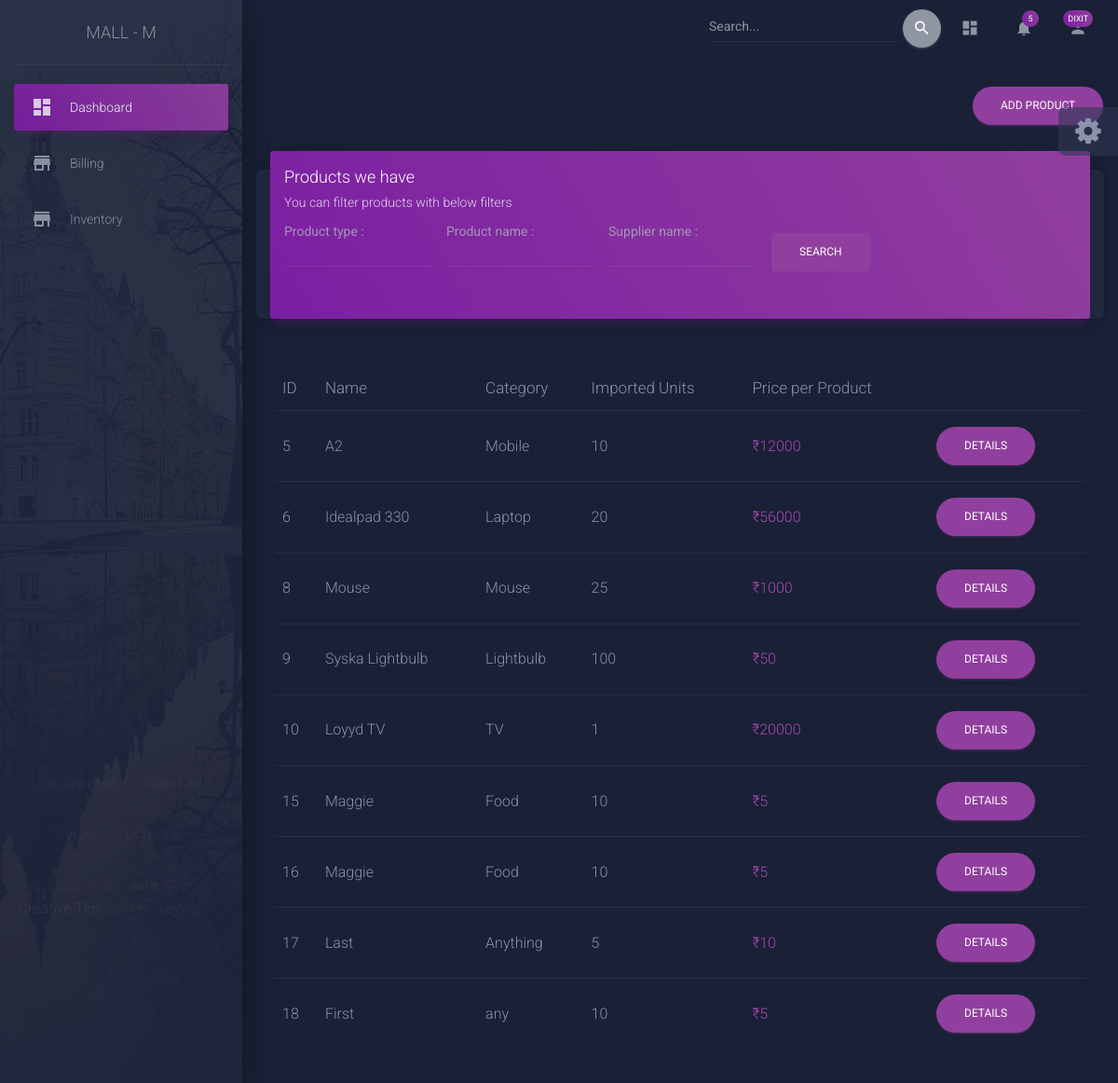
The page /ShowItem/ (signed in) on the database as committed earlier.
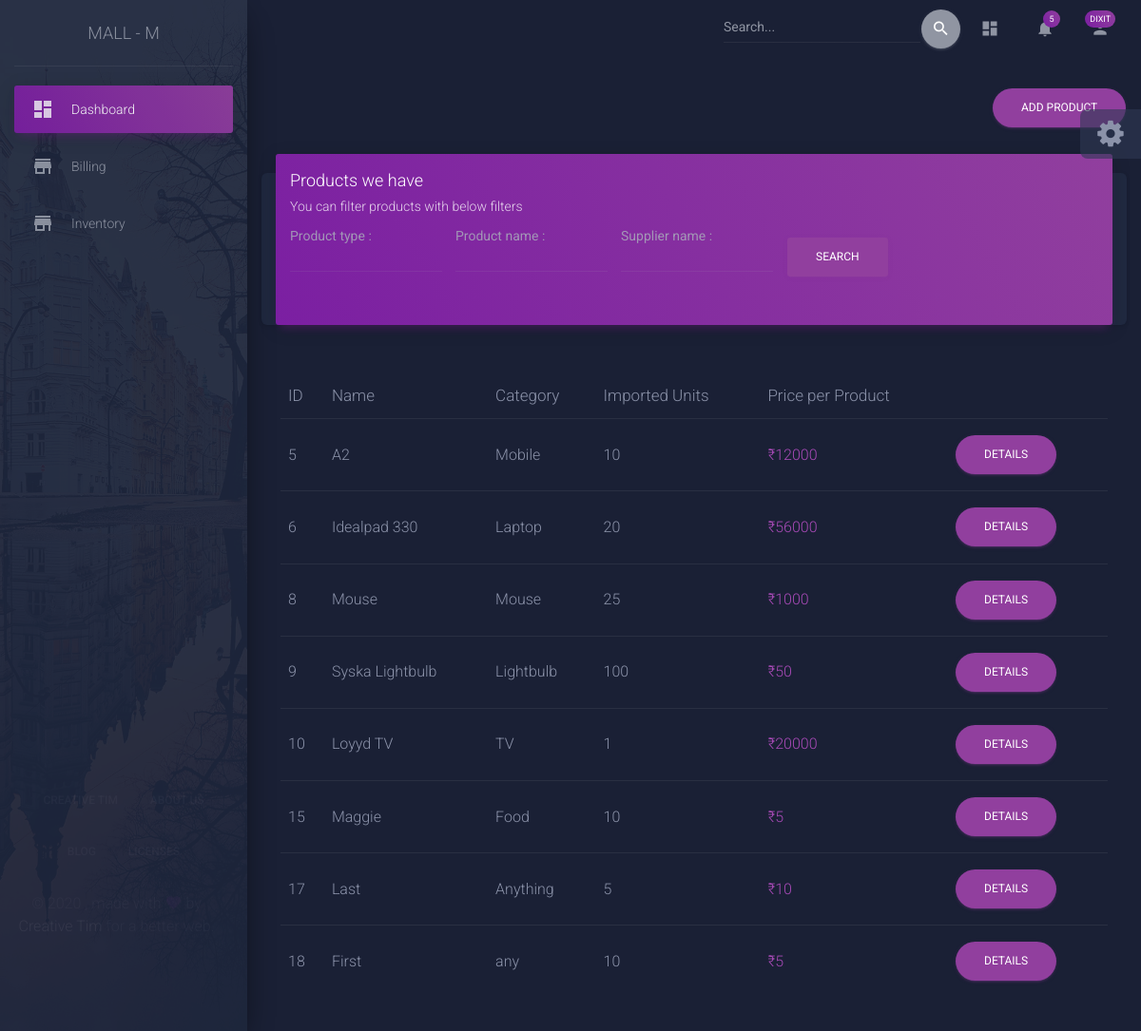
The same page on the database as committed later.
### madmin/models.py (models this page shows, shortened)
class Product(models.Model):
  Product_name = models.CharField(max_length=50)
  Supplier_name = models.CharField(max_length=100)
  Description = models.TextField()
  Imported_quantity = models.IntegerField()
  Imported_cost = models.BigIntegerField()
  Sold_quantity = models.IntegerField()
  Profit = models.IntegerField(default=0)
  Available_quantity = models.IntegerField()
  Price = models.IntegerField()
  Product_type = models.CharField(max_length=30)
  Image = models.ImageField(default='default.png', upload_to='product_pics')
  Product_code = models.CharField(max_length=6, default='DEF000')

### madmin/views.py (the view)
# urls.py: path('ShowItem/',views.productFilterView,name="ShowInventory"),
@login_required
def productFilterView(request):
  products = Product.objects.all()
  myFilter = ProductTableFilter(request.GET, queryset=products)
  products = myFilter.qs
  context = {'myFilter' : myFilter,
              'products' : products}
  return render(request, 'mallm/ShowProduct.html',context)

### madmin/templates/mallm/ShowProduct.html (shortened to what this page needs)
{% extends 'mallm/common.html' %}
{% load crispy_forms_tags %}
{% block content %}
<div class="col-md-12 mt-0">
<a href="{% url 'AddToInventory' %}" class="btn btn-primary btn-round float-right mb-5" >Add Product</a>
              <div class="card">
                <div class="card-header card-header-primary">
                  <h4 class="card-title ">Products we have</h4>
                  <p class="card-category"> You can filter products with below filters</p>
                      <nav class="navbar navbar-expand-lg navbar-transparent bg-dark mt-1">
                          <form method="GET" class="form-inline">
                           {{ myFilter.form|crispy }}
                            <button class="btn btn-primary" type="submit">Search</button>
                           </form>
                        </div>
                </div>
                <div class="card-body">
                  <div class="table-responsive">
                    <table class="table">
                      <thead class=" text-primary">
                        <th>
                          ID
                        </th>
                        <th>
                          Name
                        </th>
                        <th>
                          Category
                        </th>
                        <th>
                          Imported Units
                        </th>
                        <th>
                          Price per Product
                        </th>
                      </thead>
                      <tbody>
                      {% for p in products %}
                      <tr>
                          <td>
                           {{p.pk}}
                          </td>
                          <td>
                           {{p.Product_name}}
                          </td>
                          <td>
                            {{p.Product_type}}
                          </td>
                          <td>
                            {{p.Imported_quantity}}
                          </td>
                          <td class="text-primary">
                             ₹{{p.Price}}
                          </td>
                          <td class="text-primary">
                            <a href="{% url 'ShowProductDetail' p.pk %}" class="btn btn-primary btn-round" >Details</a>
                          </td>
                        </tr>
                        {% endfor %}
                      </tbody>
                    </table>
                  </div>
                </div>
              </div>
            </div>
          </div>
{% endblock content %}

Rows that differ between the two databases and show on the page:
removed Product: pk "16", Product_name "Maggie", Product_type "Food", Imported_quantity "10", Price "5"
